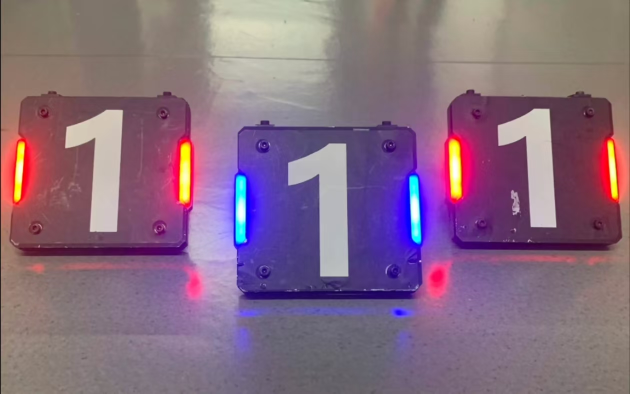
//> input picture autoaim/test04.jpg, 1260 x 787 px (shown at 1/2 size)
$ ./autoaim   (built with g++ and OpenCV 4)
//> lines starting //> are read from the running program, lines starting //| are printed output that depends on the picture; after the words box and inside, x2 and y2 are one past the last pixel; in counts of white or black regions, pixels touching at a corner belong together
#include <opencv2/opencv.hpp>
#include <iostream>
#include <vector>
#include <algorithm>

struct BarInfo{
    	cv::RotatedRect rect;
    	float angle;
    	float height;
    	cv::Point2f center;
    	float y_top,y_bottom;
    	float width;
    	};
int main() {
    cv::Mat src = cv::imread("test04.jpg");
//> src is the input picture: 787 rows x 1260 cols, CV_8UC3; mean B, G, R 128.7, 107.1, 135.1
    if (src.empty()) { std::cerr << "读图失败\n"; return -1; }
    std::cout << "图像尺寸: " << src.cols << " x " << src.rows << "\n";
//| 图像尺寸: 1260 x 787

    cv::Mat hsv;
    cv::cvtColor(src, hsv, cv::COLOR_BGR2HSV);
//> hsv: 787 rows x 1260 cols, CV_8UC3; mean H, S, V 100.3, 78.4, 148.3

    cv::Mat mask1, mask2, mask;
    cv::inRange(hsv, cv::Scalar(0,   180, 0), cv::Scalar(60,  255, 255), mask1);
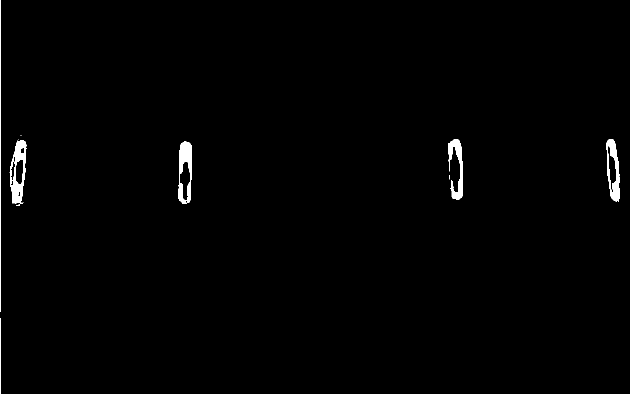
//> mask1: 787 rows x 1260 cols, CV_8UC1 (shown at 1/2 size); 0.82% white; 10 white regions (4 under 20 px)
    cv::inRange(hsv, cv::Scalar(90, 120, 150), cv::Scalar(90, 120, 150), mask2);
//> mask2: 787 rows x 1260 cols, CV_8UC1; every value is 0
    cv::bitwise_or(mask1, mask2, mask);

    int n1 = cv::countNonZero(mask1);
//> n1 = 8093
    int n2 = cv::countNonZero(mask2);
//> n2 = 0
    int n  = cv::countNonZero(mask);
//> n = 8093
    double total = (double)mask.total();
//> total = 991620

    std::cout << "\n===== 阈值分割结果 =====\n";
    std::cout << "红色阈值 (H 0-60):    " << n1 << " 像素\n";
//| 红色阈值 (H 0-60):    8093 像素
    std::cout << "占全图: " << 100*n1/total<< " %\n";
//| 占全图: 0.816139 %


    cv::imwrite("mask04.jpg", mask);

    std::vector<std::vector<cv::Point>> contours;
    std::vector<cv::Vec4i> hierarchy;
    cv::findContours(mask, contours, hierarchy, cv::RETR_EXTERNAL, cv::CHAIN_APPROX_SIMPLE);
//> contours = 10 contours, 6 with area under 20; largest, box (x1, y1, x2, y2) and area: (19, 281, 53, 412) 2946, (357, 283, 383, 408) 2770, (1213, 279, 1240, 403) 2328, (897, 278, 926, 400) 1356
    std::cout << "轮廓总数: " << contours.size() << "\n";
//| 轮廓总数: 10

    cv::Mat result = src.clone();

    std::vector<BarInfo>bars;
    int count = 0;
    for (const auto& c : contours) {
        double area = cv::contourArea(c);
        if (area < 1000) continue;
        if(area>30000)continue;
                cv::Rect box = cv::boundingRect(c);
        float ratio = (float)std::max(box.width, box.height) /
                      std::min(box.width, box.height);
        if (ratio < 1.2f) continue;
        cv::RotatedRect rr = cv::minAreaRect(c);
                // 角度筛选：灯条应接近竖直，剔除明显横向的干扰
        float w = rr.size.width, h = rr.size.height;
        float a = std::min(rr.size.width, rr.size.height);
	float b = std::max(rr.size.width, rr.size.height);
	if (b / a < 1.5f) continue;

        cv::Point2f pts[4];
        rr.points(pts);
        for (int i = 0; i < 4; ++i)
            cv::line(result, pts[i], pts[(i + 1) % 4], cv::Scalar(0, 255, 0), 2);

        std::cout << "目标 " << ++count
                  << "  面积=" << area
                  << "  中心=(" << box.x + box.width / 2 << "," << box.y + box.height / 2 << ")"
                  << std::endl;
        float yTop=pts[0].y,yBottom=pts[0].y;
        for(int i=1;i<4;i++){
        	yTop=std::min(yTop,pts[i].y);
        	yBottom=std::max(yBottom,pts[i].y);
        }
        //存入列表
        BarInfo bi;
        bi.rect=rr;
        bi.angle=rr.angle;
        bi.height=b;
        bi.width=a;
        bi.center=rr.center;
        bi.y_top=yTop;
        bi.y_bottom=yBottom;
        bars.push_back(bi);

        std::cout<<"灯条"<<++count
		 <<"中心=("<<bi.center.x<<","<<bi.center.y<<")"
		 <<"长="<<b<<"宽"<<a
		 <<"角度="<<bi.angle
		 <<"top="<<yTop<<"bottom="<<yBottom<<"\n";
    }
//> this loop made 10 passes
//> (area, box, ratio, w, h, a, b, count) on passes 4, 5, 6, 8: (2770.5, Rect(357, 283, 26, 125), 4.81, 124, 24.74, 24.74, 124, 2), (2946, Rect(19, 281, 34, 131), 3.85, 130.6, 30.87, 30.87, 130.6, 4), (2327.5, Rect(1213, 279, 27, 124), 4.59, 23.52, 123.9, 23.52, 123.9, 6), (1356, Rect(897, 278, 29, 122), 4.21, 27.32, 121.2, 27.32, 121.2, 8)
//| 目标 1  面积=2770.5  中心=(370,345)
//| 灯条2中心=(369.954,344.987)长=124.036宽24.7375角度=-88.6678top=282.698bottom=407.276
//| 目标 3  面积=2946  中心=(36,346)
//| 灯条4中心=(34.4256,345.634)长=130.637宽30.8681角度=-86.2483top=279.446bottom=411.823
//| 目标 5  面积=2327.5  中心=(1226,341)
//| 灯条6中心=(1225.81,340.566)长=123.92宽23.5193角度=-3.17983top=278.049bottom=403.083
//| 目标 7  面积=1356  中心=(911,339)
//| 灯条8中心=(911.499,338.475)长=121.249宽27.3159角度=-2.86241top=277.244bottom=399.706
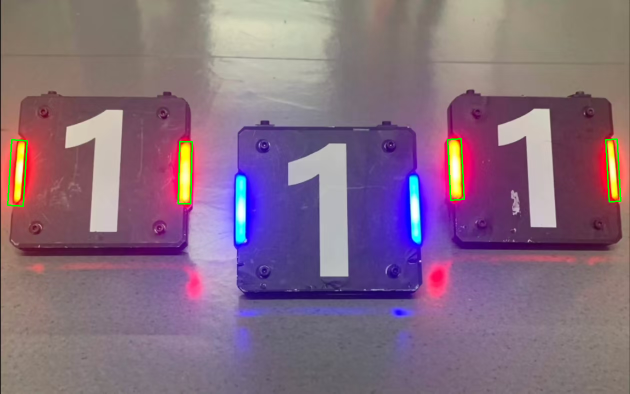
//> result: 787 rows x 1260 cols, CV_8UC3 (shown at 1/2 size); 0.36% of pixels changed, all inside (x1, y1, x2, y2) = (14, 276, 1243, 414)
//> after the loop, count = 8
    std::cout << "最终检出: " << count << " 个\n";
//| 最终检出: 8 个
    //灯条配对
    std::vector<std::pair<int,int>>pairs;

    for(size_t i=0;i<bars.size();++i){
    	for(size_t j=i+1;j<bars.size();++j){
    		const BarInfo& A=bars[i];
    		const BarInfo& B=bars[j];
    		//先是需要接近平行
    		if(std::abs(A.angle-B.angle)>15.0f)continue;
    		//然后高度要相近，min和max函数能直接引用
    		float hMin=std::min(A.height,B.height);
    		float hMax=std::max(A.height,B.height);
    		if(hMax/hMin>1.5f)continue;
    		//最后是水平间距要比较合理
    		float dx=std::abs(A.center.x-B.center.x);
    		float dy=std::abs(A.center.y-B.center.y);
    		float hAvg=(A.height+B.height)/2.0f;
    		if(dx<hAvg*0.8f)continue;
    		if(dx>hAvg*5.0f)continue;
    		//连线还要接近水平
    		if (dy > dx * 0.4f) continue;

            pairs.push_back({(int)i, (int)j});
            std::cout << "配对: 灯条" << (i + 1) << " + 灯条" << (j + 1)
                      << "  dx=" << dx << "  dy=" << dy << "\n";
        }
    }
//> this loop made 4 passes
//> after the loop, pairs = 2 pairs: [0, 1], [2, 3]
    std::cout << "共配出 " << pairs.size() << " 对\n";
//| 共配出 2 对
    //装甲板ROI
    int plateId = 0;

    for (auto& p : pairs) {
        const BarInfo& A = bars[p.first];
        const BarInfo& B = bars[p.second];

        float margin = 15.0f;

        float x1 = std::min(A.center.x, B.center.x);
        float x2 = std::max(A.center.x, B.center.x);
        float y1 = std::min(A.y_top,    B.y_top)    - margin;
        float y2 = std::max(A.y_bottom, B.y_bottom) + margin;

        // 防越界
        x1 = std::max(x1, 0.0f);                         x2 = std::min(x2, (float)src.cols - 1);
        y1 = std::max(y1, 0.0f);                         y2 = std::min(y2, (float)src.rows - 1);
        if (x2 <= x1 || y2 <= y1) continue;

        cv::Rect plate(cv::Point((int)x1, (int)y1), cv::Point((int)x2, (int)y2));

        // 画装甲板框（黄色粗线）
        cv::rectangle(result, plate, cv::Scalar(0, 255, 255), 3);

        // 标编号
        char label[32];
        snprintf(label, sizeof(label), "armor_%d", ++plateId);
        cv::putText(result, label, cv::Point(plate.x, std::max(plate.y - 8, 15)),
                    cv::FONT_HERSHEY_SIMPLEX, 0.7, cv::Scalar(0, 255, 255), 2);

        // 导出 ROI
        cv::Mat roi = src(plate).clone();
        char fname[64];
        snprintf(fname, sizeof(fname), "armor_roi_%d.jpg", plateId);
        cv::imwrite(fname, roi);

        std::cout << "装甲板 " << plateId
                  << "  ROI=(" << plate.x << "," << plate.y
                  << "," << plate.width << "x" << plate.height << ")"
                  << "  已保存 " << fname << "\n";
    }
//> this loop made 2 passes
//> (p, x1, x2, y1, y2, plate, label, plateId) on pass 2: ((2, 3), 911.5, 1225.8, 262.2, 418.1, Rect(911, 262, 314, 156), "armor_2", 2)
//> (p, x1, x2, y1, y2, plate, plateId, fname) on pass 1: ((0, 1), 34.43, 370, 264.4, 426.8, Rect(34, 264, 335, 162), 1, "armor_roi_1.jpg")
//| 装甲板 1  ROI=(34,264,335x162)  已保存 armor_roi_1.jpg
//| 装甲板 2  ROI=(911,262,314x156)  已保存 armor_roi_2.jpg
//> pass 1, `cv::putText(result, label, cv::Point(plate.x, std::max(plate.y - 8, 15..`:
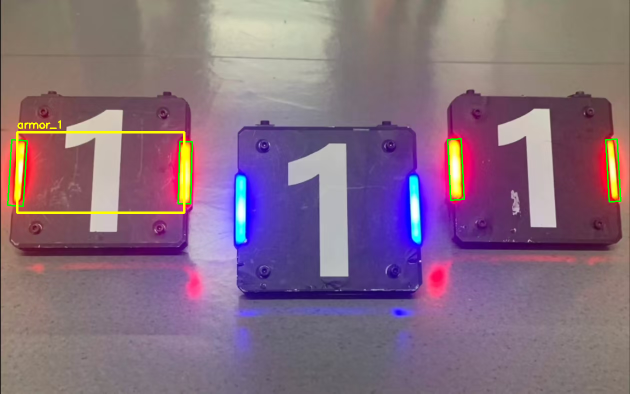
//> result: 787 rows x 1260 cols, CV_8UC3 (shown at 1/2 size); 0.55% of pixels changed, all inside (x1, y1, x2, y2) = (32, 240, 371, 428)
//> pass 1, `cv::Mat roi = src(plate).clone();`:
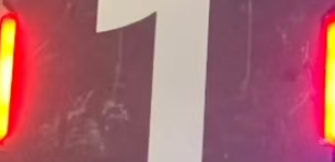
//> roi: 162 rows x 335 cols, CV_8UC3; mean B, G, R 108, 99.9, 169.7
//> pass 2, `cv::putText(result, label, cv::Point(plate.x, std::max(plate.y - 8, 15..`:
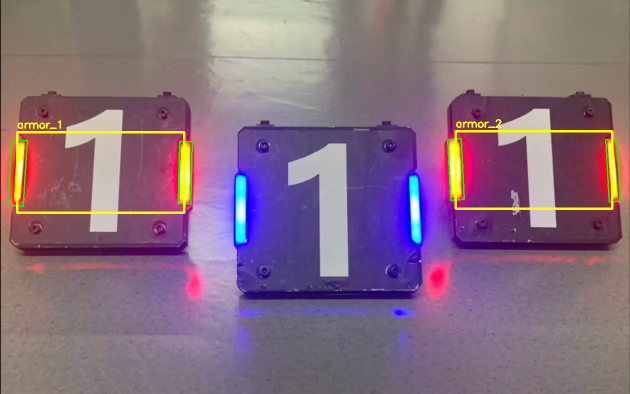
//> result: 787 rows x 1260 cols, CV_8UC3 (shown at 1/2 size); 0.53% of pixels changed, all inside (x1, y1, x2, y2) = (909, 238, 1227, 420)
//> pass 2, `cv::Mat roi = src(plate).clone();`:
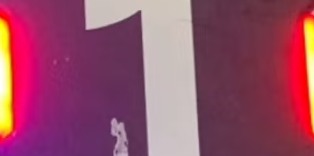
//> roi: 156 rows x 314 cols, CV_8UC3; mean B, G, R 103.5, 77.3, 151
//> after the loop, plateId = 2


    cv::imwrite("result04.jpg", result);
    cv::imshow("mask04", mask);
    cv::imshow("result04", result);
    cv::waitKey(0);
    return 0;
}
